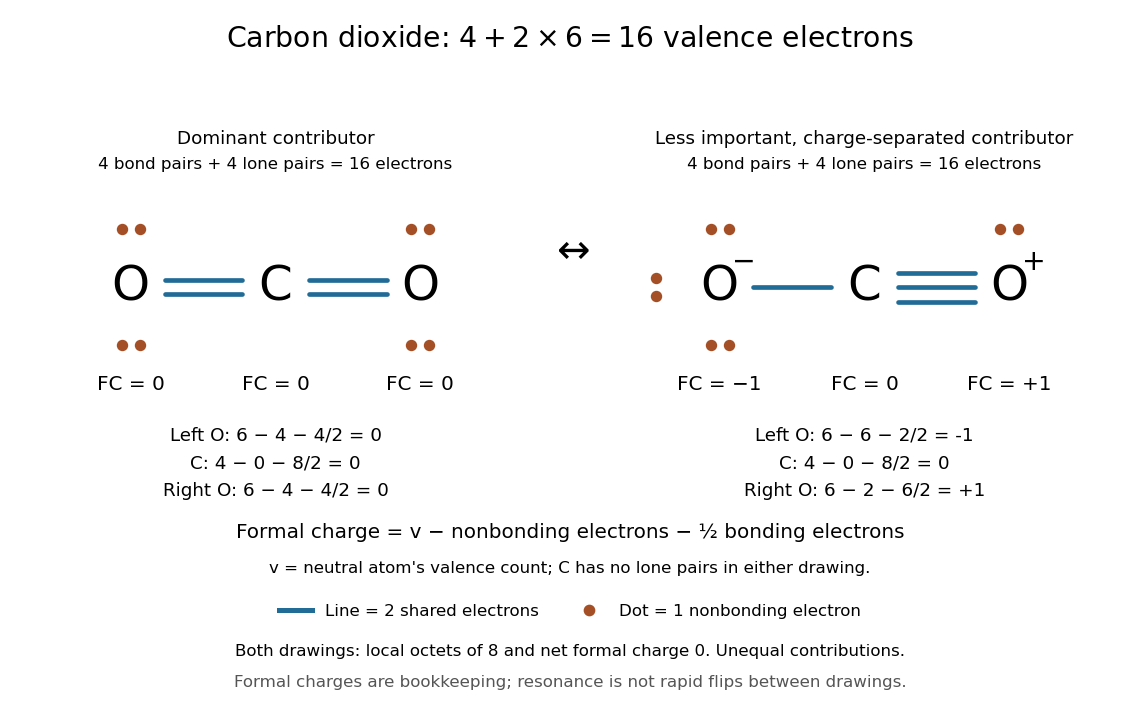

Python code for this plot:
"""Draw original CO2 Lewis allocations and formal-charge calculations.

Build: make _media/lewis-carbon-dioxide-formal-charge.png
Tested with Python 3.14.4, Matplotlib 3.10.7, NumPy 2.3.5.
Every line is one bond pair, and every dot is one nonbonding electron.
The resonance contributors are not equally dominant or flipping molecules.
"""

from pathlib import Path

import matplotlib.pyplot as plt
from matplotlib.lines import Line2D
import numpy as np


BOND = "#216b97"
LONE = "#a44f25"


def draw_bond(axis, start, end, order):
    start, end = np.asarray(start, dtype=float), np.asarray(end, dtype=float)
    direction = (end - start) / np.linalg.norm(end - start)
    normal = np.array([-direction[1], direction[0]])
    for offset in np.arange(order) * 0.12 - (order - 1) * 0.06:
        endpoints = np.array([start + 0.28 * direction + offset * normal,
                              end - 0.28 * direction + offset * normal])
        axis.plot(*endpoints.T, color=BOND, lw=2.8, solid_capstyle="round")


def draw_pair(axis, position, vertical=False):
    centre = np.asarray(position, dtype=float)
    separation = np.array([0, 0.075] if vertical else [0.075, 0])
    dots = np.array([centre - separation, centre + separation])
    axis.scatter(*dots.T, s=34, color=LONE, zorder=3)


def main():
    plt.rcParams.update({"font.size": 11, "figure.facecolor": "white",
                         "axes.facecolor": "white", "savefig.facecolor": "white"})
    fig, axes = plt.subplots(1, 2, figsize=(9.5, 5.9), dpi=120)
    fig.subplots_adjust(left=0.03, right=0.97, bottom=0.37, top=0.78, wspace=0.22)
    fig.suptitle(r"Carbon dioxide: $4 + 2\times6 = 16$ valence electrons", fontsize=17, y=0.965)
    positions = [(-1.2, 0), (0, 0), (1.2, 0)]
    valence = np.array([6, 4, 6])  # Left O, C, right O.
    examples = [
        ("Dominant contributor", (2, 2),
         [[(-1.2, 0.48, False), (-1.2, -0.48, False)], [],
          [(1.2, 0.48, False), (1.2, -0.48, False)]],
         (0, 0, 0)),
        ("Less important, charge-separated contributor", (1, 3),
         [[(-1.2, 0.48, False), (-1.2, -0.48, False), (-1.73, 0, True)], [],
          [(1.2, 0.48, False)]],
         (-1, 0, 1)),
    ]
    for axis, (heading, orders, pairs, expected) in zip(axes, examples):
        nonbonding = 2 * np.array([len(p) for p in pairs])
        incident = 2 * np.array([orders[0], sum(orders), orders[1]])
        formal = valence - nonbonding - incident // 2
        total = int(nonbonding.sum() + incident.sum() // 2)
        np.testing.assert_array_equal(formal, expected)
        np.testing.assert_array_equal(nonbonding + incident, [8, 8, 8])
        assert total == 16 and formal.sum() == 0
        assert len(pairs[1]) == 0 and sum(map(len, pairs)) == 4
        assert sum(orders) == 4
        axis.set(xlim=(-2.0, 2.0), ylim=(-1.08, 0.85), aspect="equal")
        axis.axis("off")
        axis.set_title(heading, fontsize=11, pad=24)
        axis.text(0.5, 1.065, "4 bond pairs + 4 lone pairs = 16 electrons",
                  ha="center", transform=axis.transAxes, fontsize=10)
        for i, ((x, y), symbol) in enumerate(zip(positions, ["O", "C", "O"])):
            axis.text(x, y, symbol, ha="center", va="center", fontsize=29)
            if formal[i]:
                axis.text(x + 0.2, y + 0.21, "−" if formal[i] < 0 else "+",
                          ha="center", va="center", fontsize=17)
            for px, py, vertical in pairs[i]:
                draw_pair(axis, (px, py), vertical)
            charge = "0" if formal[i] == 0 else f"{formal[i]:+d}".replace("-", "−")
            axis.text(x, -0.85, f"FC = {charge}", ha="center", fontsize=12)
        for i, order in enumerate(orders):
            draw_bond(axis, positions[i], positions[i + 1], order)
        calculations = [f"{label}: {v} − {n} − {b}/2 = {fc:+d}".replace("+0", "0")
                        for label, v, n, b, fc in
                        zip(["Left O", "C", "Right O"], valence, nonbonding, incident, formal)]
        axis.text(0.5, -0.04, "\n".join(calculations), transform=axis.transAxes,
                  ha="center", va="top", linespacing=1.7, fontsize=11)
        print(f"CO2 orders={orders}; nonbonding={nonbonding.tolist()}; "
              f"incident bonding={incident.tolist()}; FC={formal.tolist()}; "
              f"total={total}; local counts={(nonbonding + incident).tolist()}")

    fig.text(0.5, 0.63, r"$\leftrightarrow$", fontsize=24, ha="center")
    fig.text(0.5, 0.24, "Formal charge = v − nonbonding electrons − ½ bonding electrons",
             ha="center", fontsize=12)
    fig.text(0.5, 0.19, "v = neutral atom's valence count; C has no lone pairs in either drawing.",
             ha="center", fontsize=10)
    fig.legend(handles=[Line2D([0], [0], color=BOND, lw=3, label="Line = 2 shared electrons"),
                        Line2D([0], [0], color=LONE, marker="o", ls="",
                               label="Dot = 1 nonbonding electron")],
               loc="lower center", bbox_to_anchor=(0.5, 0.105), ncol=2,
               frameon=False, fontsize=10)
    fig.text(0.5, 0.073, "Both drawings: local octets of 8 and net formal charge 0. Unequal contributions.",
             ha="center", fontsize=10)
    fig.text(0.5, 0.03, "Formal charges are bookkeeping; resonance is not rapid flips between drawings.",
             ha="center", fontsize=10, color="#555555")
    fig.savefig(Path.cwd() / Path(__file__).with_suffix(".png").name, transparent=False)
    plt.close(fig)


if __name__ == "__main__":
    main()
